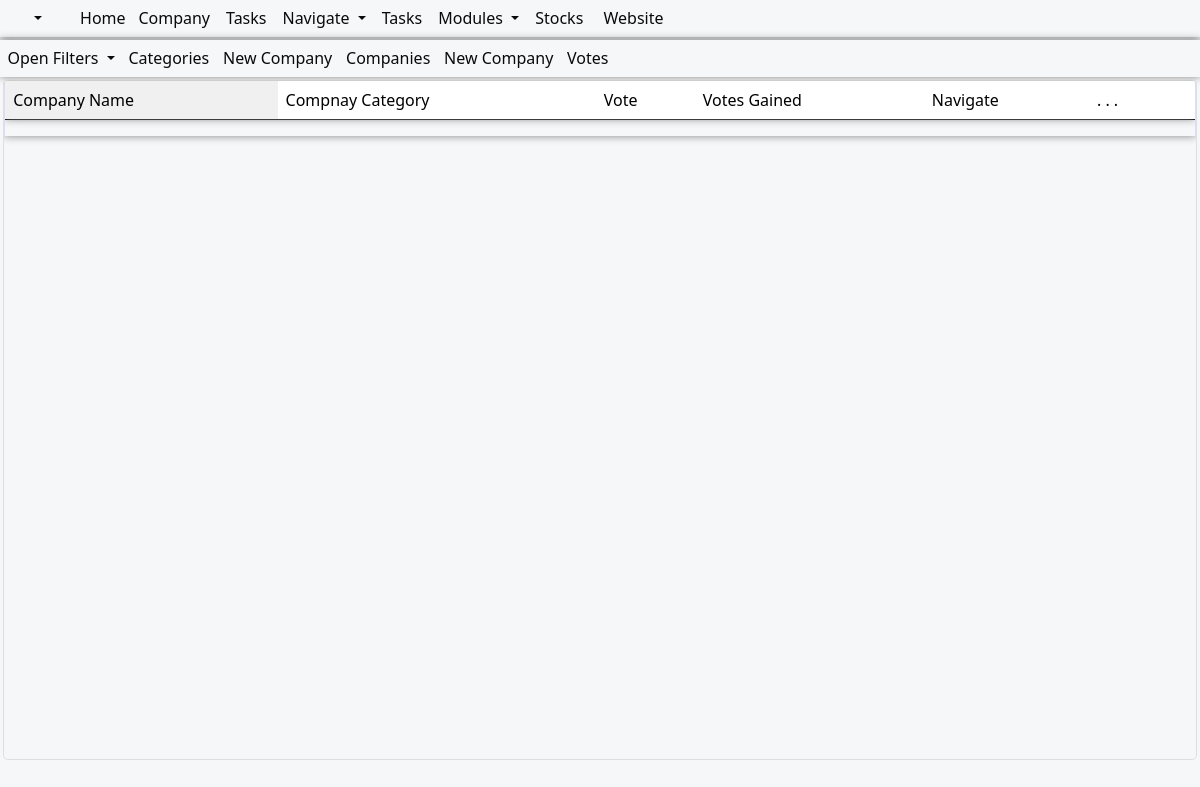
/Companies/, run on an earlier commit of the app's database.
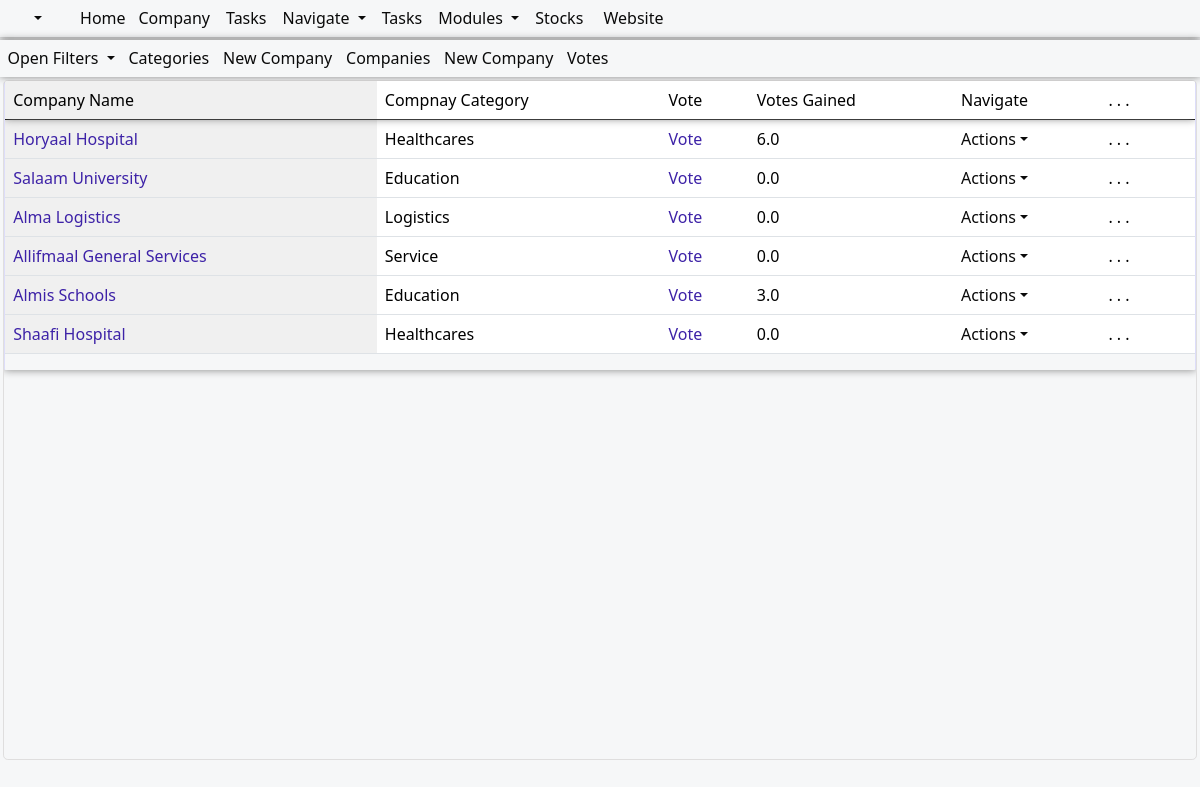
And on a later commit of the database.
### awards/models.py (models this page shows, shortened)
class CompaniesModel(models.Model):
    name= models.CharField(max_length=100,blank=False,null=True)
    category = models.ForeignKey(CategoriesModel, on_delete=models.SET_NULL, related_name='categores',null=True,blank=True)
    comments= models.CharField(null=True, blank=True, max_length=30)
    date=models.DateField(blank=True,null=True,auto_now_add=True)
    votes=models.DecimalField(max_digits=10,blank=True,null=True,decimal_places=1,default=0)

class CategoriesModel(models.Model):
    name= models.CharField(max_length=30,blank=False,null=True)
    comments= models.CharField(null=True, blank=True, max_length=30)
    date=models.DateField(blank=True,null=True,auto_now_add=True)
    def __str__(self):
        return str(self.name)

### awards/views.py (the view)
# urls.py: path('Companies/', views.companies, name="companies"),
def companies(request):
    try:
        title="Main Categories"
        allifqueryset=CompaniesModel.objects.all()
        context = {
            "title":title,
            "allifqueryset":allifqueryset,
        }
        return render(request,'awards/companies/companies.html',context)
    except Exception as ex:
        error_context={'error_message': ex,}
        return render(request,'awards/error/error.html',error_context)

### awards/templates/awards/companies/companies.html (shortened to what this page needs)
{% extends 'awards/base/uimainbase/allifmaaluibase.html'%}
{% load humanize %}
{% block body %}
<div class="allifmaal-main-container">
<div class="card-header">
  <div class="row mt-12" >
  <div class="col-md-12">
  <div class="container-fluid amel-content-header">
    <div class="dropdown allifmaal-content-dropdown">
      <a class="dropdown-toggle" type="button" id="dropdownMenuButton1" data-bs-toggle="dropdown" aria-expanded="false">
      Open Filters
      </a>
    </div>
    <a href="{% url 'awards:categories' %}">Categories</a>
    <a href="{% url 'awards:addCompany' %}">New Company</a>
    <a href="{% url 'awards:companies' %}">Companies</a>
    <a href="{% url 'awards:addCompany' %}">New Company</a>
    <a href="{% url 'awards:votes' %}">Votes</a>
  </div>
    </div>
    </div>
  </div>
    <div class="allifmaincontainer">
<div class="row mt-12">
  <div class="col-md-12">
  <div class="allif-scroll-table">
    <div class="table-responsive allif-full-table">
    <table class="table table-layout">
      <thead>
        <tr class="allif-table-header-row">
        <td class="allif-fix-table-col">Company Name</td>
        <td>Compnay Category</td>
        <td>Vote</td>
        <td>Votes Gained</td>
        <td>Navigate</td>
        <td> . . . </td>
        <td></td>
        </tr>
        </thead>
        <tbody class="allif-table-body">
        {% for item in allifqueryset %}
        <tr data-id="{{item.id}}">
        <td class="allif-fix-table-col"><a class="allif-table-links" href="{% url 'awards:editCompany' item.id %}">{{item.name}}</a></td>
        <td>
          {{item.category}}
        </td>
        <td class="allif-fix-table-col"><a class="allif-table-links" href="{% url 'awards:voteForCompany' item.id %}">Vote</a></td>
        <td>
          {{item.votes}}
        </td>
        <td>
          <div class="dropdown allifmaal-content-dropdown">
            <a href="#" onclick="showDropdown(event, this)" class="dropdown-toggle dropdown-item" type="button" id="dropdownMenuButton1" data-bs-toggle="dropdown" aria-expanded="false">Actions</a>
          </div>
        </td>
       <td> . . . </td>
       <td></td>
    </tr>
    {% endfor %}
      </tbody>
    </table>
    </div>
   </div>
</div>
</div>
</div>
</div>
  {% endblock %}

What changed in the data, as far as the page shows it:
added CompaniesModel: name "Horyaal Hospital", category "Healthcares", votes "6.0"
added CompaniesModel: name "Salaam University", category "Education", votes "0.0"
added CompaniesModel: name "Alma Logistics", category "Logistics", votes "0.0"
added CompaniesModel: name "Allifmaal General Services", category "Service", votes "0.0"
added CompaniesModel: name "Almis Schools", category "Education", votes "3.0"
added CompaniesModel: name "Shaafi Hospital", category "Healthcares", votes "0.0"
